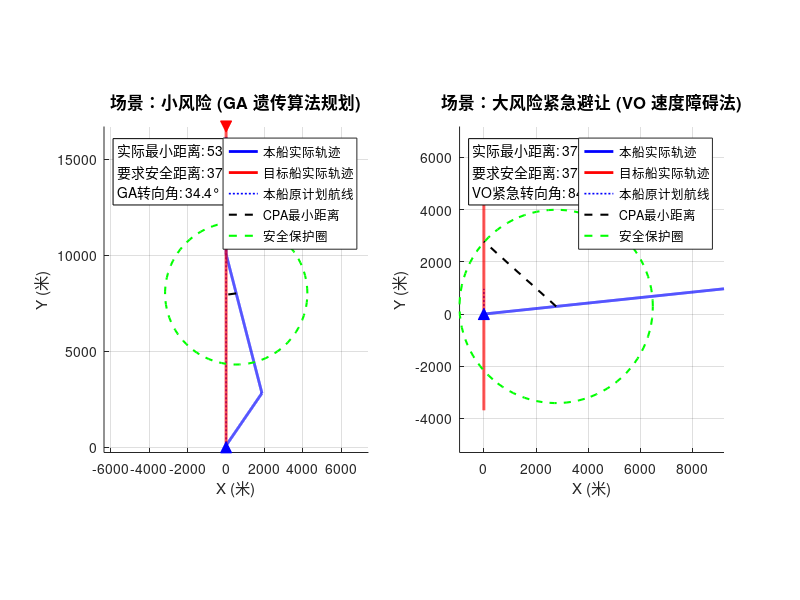

Source code (MATLAB): (Note: this script raises an error after producing the figure.)
% avoidance_visualization.m
% 基于 C 语言程序输出结果的船舶局部避碰全过程可视化
% 数据来源：C语言避碰系统运行日志

clc; clear; close all;

% =========================================================
% 全局公共参数配置
% =========================================================
v_knots = 15.0;                         % 航速(节)
v_ms = v_knots * 0.5144444;             % 航速(米/秒) = 7.7167 m/s
D_safe = 3704.0;                        % 安全距离: 2海里 = 3704米

% 创建画布
figure('Name', '船舶局部避碰决策规划轨迹可视化', 'Position', [100, 100, 1200, 600]);

% =========================================================
% 场景一：小风险 (GA算法规划)
% =========================================================
% 从 C 程序输出提取数据：
% TCPA = 1081.94 s, 相对速度为 2 * v_ms
% 初始距离 = TCPA * 相对速度
init_dist_ga = 1081.94 * (2 * v_ms); 
ga_t_delay = 13.04;                     % 直航延迟时间 (s)
ga_turn_angle = 34.39;                  % 避让转向角 (度)
ga_t_avoid = 428.18;                    % 避让持续时间 (s)
ga_return_angle = 14.46;                % 复航转向角 (度)

t_total_ga = 2200;                      % 【修改】增加总模拟时间至2200秒，保证能完整画出复航后轨迹
dt = 1;                                 % 步长 (s)

% 预分配内存
x_own1 = zeros(1, t_total_ga); y_own1 = zeros(1, t_total_ga);
x_tar1 = zeros(1, t_total_ga); y_tar1 = zeros(1, t_total_ga);
tar1_start_y = init_dist_ga; 

% 初始位置
x_own1(1) = 0; y_own1(1) = 0;
x_tar1(1) = 0; y_tar1(1) = tar1_start_y;

min_dist_ga = inf;
min_idx_ga = 1;

for i = 2:t_total_ga
    t = i * dt;
    
    % 本船航向控制
    if t < ga_t_delay
        own_heading = 0; % 阶段1：直航延迟
    elseif t < (ga_t_delay + ga_t_avoid)
        own_heading = ga_turn_angle; % 阶段2：向右转向避让
    else
        % 【修改】阶段3：复航恢复。向左打舵（负角度）驶回原航线
        if x_own1(i-1) > 0 
            own_heading = -ga_return_angle; % 仍在原航线右侧，继续向左回归
        else
            own_heading = 0; % 阶段4：已回到原航线(X=0)，摆正航向继续直行
            x_own1(i-1) = 0; % 修正微小误差
        end
    end
    
    % 目标船航向始终为 180 度 (正南)
    tar_heading = 180;
    
    % 更新坐标
    x_own1(i) = x_own1(i-1) + v_ms * sind(own_heading) * dt;
    y_own1(i) = y_own1(i-1) + v_ms * cosd(own_heading) * dt;
    
    x_tar1(i) = x_tar1(i-1) + v_ms * sind(tar_heading) * dt;
    y_tar1(i) = y_tar1(i-1) + v_ms * cosd(tar_heading) * dt;
    
    % 记录最小距离
    current_dist = sqrt((x_own1(i) - x_tar1(i))^2 + (y_own1(i) - y_tar1(i))^2);
    if current_dist < min_dist_ga
        min_dist_ga = current_dist;
        min_idx_ga = i;
    end
end

% 绘制 GA 场景
subplot(1, 2, 1);
hold on; grid on; axis equal;

% 绘制原计划航线 (参考线)
h_ref1 = plot([0 0], [0 max(y_own1)], 'b:', 'LineWidth', 1.2);

% 绘制实际航线
h_own1 = plot(x_own1, y_own1, 'b-', 'LineWidth', 2);
h_tar1 = plot(x_tar1, y_tar1, 'r-', 'LineWidth', 2);

% 绘制初始点
plot(x_own1(1), y_own1(1), 'b^', 'MarkerSize', 8, 'MarkerFaceColor', 'b');
plot(x_tar1(1), y_tar1(1), 'rv', 'MarkerSize', 8, 'MarkerFaceColor', 'r');

% 绘制最小距离点连线及安全圆
h_cpa1 = plot([x_own1(min_idx_ga), x_tar1(min_idx_ga)], [y_own1(min_idx_ga), y_tar1(min_idx_ga)], 'k--', 'LineWidth', 1.5);
theta = linspace(0, 2*pi, 100);
h_safe1 = plot(x_own1(min_idx_ga) + D_safe*cos(theta), y_own1(min_idx_ga) + D_safe*sin(theta), 'g--', 'LineWidth', 1.5);

title('场景：小风险 (GA 遗传算法规划)', 'FontSize', 12, 'FontWeight', 'bold');
xlabel('X (米)'); ylabel('Y (米)');
legend([h_own1, h_tar1, h_ref1, h_cpa1, h_safe1], ...
    {'本船实际轨迹', '目标船实际轨迹', '本船原计划航线', 'CPA最小距离', '安全保护圈'}, 'Location', 'best');

% 动态放置文本框
xl = xlim; yl = ylim;
text(xl(1) + (xl(2)-xl(1))*0.05, yl(2) - (yl(2)-yl(1))*0.05, ...
    sprintf('实际最小距离: %.1f m\n要求安全距离: %.1f m\nGA转向角: %.1f°', min_dist_ga, D_safe, ga_turn_angle), ...
    'BackgroundColor', 'w', 'EdgeColor', 'k', 'VerticalAlignment', 'top');


% =========================================================
% 场景二：大风险 (VO算法避让)
% =========================================================
% 从 C 程序输出提取数据：
% TCPA = 360.65 s
init_dist_vo = 360.65 * (2 * v_ms); 
vo_turn_angle = 84.00;                  % VO 计算出的极限转向角 (度)

t_total_vo = 1200;                      % 【修改】增加紧急避让总模拟时间至1200秒，观察避让后延伸的距离

% 预分配内存
x_own2 = zeros(1, t_total_vo); y_own2 = zeros(1, t_total_vo);
x_tar2 = zeros(1, t_total_vo); y_tar2 = zeros(1, t_total_vo);
tar2_start_y = init_dist_vo;

% 初始位置
x_own2(1) = 0; y_own2(1) = 0;
x_tar2(1) = 0; y_tar2(1) = tar2_start_y;

min_dist_vo = inf;
min_idx_vo = 1;

for i = 2:t_total_vo
    t = i * dt;
    
    % 本船航向控制 (VO：立即执行大幅度右转，并保持以脱离危险)
    own_heading = vo_turn_angle; 
    
    % 目标船航向始终为 180 度 (正南)
    tar_heading = 180;
    
    % 更新坐标
    x_own2(i) = x_own2(i-1) + v_ms * sind(own_heading) * dt;
    y_own2(i) = y_own2(i-1) + v_ms * cosd(own_heading) * dt;
    
    x_tar2(i) = x_tar2(i-1) + v_ms * sind(tar_heading) * dt;
    y_tar2(i) = y_tar2(i-1) + v_ms * cosd(tar_heading) * dt;
    
    % 记录最小距离
    current_dist = sqrt((x_own2(i) - x_tar2(i))^2 + (y_own2(i) - y_tar2(i))^2);
    if current_dist < min_dist_vo
        min_dist_vo = current_dist;
        min_idx_vo = i;
    end
end

% 绘制 VO 场景
subplot(1, 2, 2);
hold on; grid on; axis equal;

% 绘制原计划航线 (参考线)
h_ref2 = plot([0 0], [0 max(y_own2)], 'b:', 'LineWidth', 1.2);

% 绘制实际航线
h_own2 = plot(x_own2, y_own2, 'b-', 'LineWidth', 2);
h_tar2 = plot(x_tar2, y_tar2, 'r-', 'LineWidth', 2);

% 绘制初始点
plot(x_own2(1), y_own2(1), 'b^', 'MarkerSize', 8, 'MarkerFaceColor', 'b');
plot(x_tar2(1), y_tar2(1), 'rv', 'MarkerSize', 8, 'MarkerFaceColor', 'r');

% 绘制最小距离点连线及安全圆
h_cpa2 = plot([x_own2(min_idx_vo), x_tar2(min_idx_vo)], [y_own2(min_idx_vo), y_tar2(min_idx_vo)], 'k--', 'LineWidth', 1.5);
h_safe2 = plot(x_own2(min_idx_vo) + D_safe*cos(theta), y_own2(min_idx_vo) + D_safe*sin(theta), 'g--', 'LineWidth', 1.5);

title('场景：大风险紧急避让 (VO 速度障碍法)', 'FontSize', 12, 'FontWeight', 'bold');
xlabel('X (米)'); ylabel('Y (米)');
legend([h_own2, h_tar2, h_ref2, h_cpa2, h_safe2], ...
    {'本船实际轨迹', '目标船实际轨迹', '本船原计划航线', 'CPA最小距离', '安全保护圈'}, 'Location', 'best');

% 动态放置文本框
xl = xlim; yl = ylim;
text(xl(1) + (xl(2)-xl(1))*0.05, yl(2) - (yl(2)-yl(1))*0.05, ...
    sprintf('实际最小距离: %.1f m\n要求安全距离: %.1f m\nVO紧急转向角: %.1f°', min_dist_vo, D_safe, vo_turn_angle), ...
    'BackgroundColor', 'w', 'EdgeColor', 'k', 'VerticalAlignment', 'top');

% 调整布局
sgtitle('C 语言避碰系统决策推演验证 (延长模拟时间)', 'FontSize', 16, 'FontWeight', 'bold');
